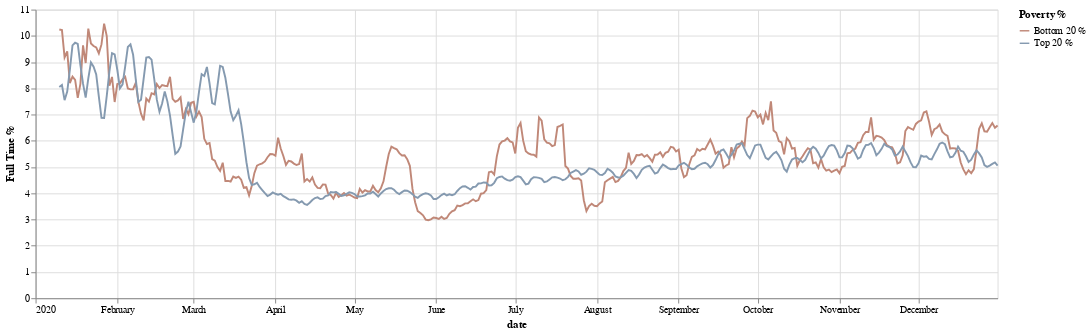

The cell this chart's notebook holds for it:
### Code cell
# analysis for the entire year on monthly basis
df_str = df.copy(deep=True) #make a deep copy

df_str['date'] = pd.to_datetime(df_str['date'],utc= True) # extract the months

df_str = df_str.groupby([df_str['date']]).mean().rolling(10).mean()[0:] #find the mean for the days and roll up for every 10 days

chart = alt.Chart(df_str.reset_index()).transform_fold(
    fold=['Bottom 20 %', 'Top 20 %'],
    as_ = ['Poverty %','full_time_percentage']
    
    ).mark_line().encode(
      x='date:T',
      y= alt.Y('full_time_percentage:Q', title = 'Full Time %'), color='Poverty %:N'
    ).properties(width = 1000)
chart

### Figure 1 — Vega-Lite specification as saved in the notebook (floating-point values rounded to 4 significant figures; data arrays with more than 128 entries replaced by an {"elided": "..."} marker saying what was removed)
{"config": {"view": {"continuousHeight": 300, "continuousWidth": 400}, "range": {"category": {"scheme": ["#FF4500", "#a0aab4", "#4E79A7"]}}}, "data": {"name": "data-f13b74af7766c4ba32e1351c8685ecc5"}, "mark": "line", "encoding": {"color": {"type": "nominal", "field": "Poverty %"}, "x": {"type": "temporal", "field": "date"}, "y": {"type": "quantitative", "field": "full_time_percentage", "title": "Full Time %"}}, "transform": [{"fold": ["Bottom 20 %", "Top 20 %"], "as": ["Poverty %", "full_time_percentage"]}], "width": 1000, "$schema": "https://vega.github.io/schema/vega-lite/v4.8.1.json", "datasets": {"data-f13b74af7766c4ba32e1351c8685ecc5": {"elided": "366 records"}}}
